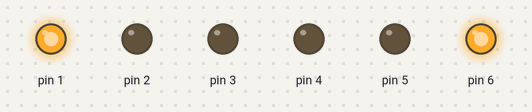
Simulated run of this sketch. Board: Arduino Uno, built with avr-gcc and run on an emulated ATmega328P. Parts: output pins drawn as LEDs (lit = HIGH).

Above: at 1.5 s.
At 3.2 s:
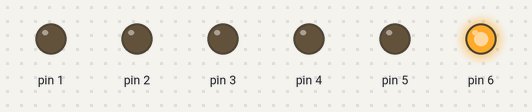
At 6.0 s:
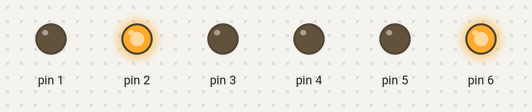
At 8.0 s:
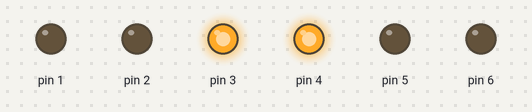
At 9.7 s:
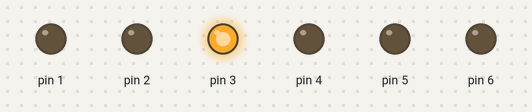
At 12.5 s:
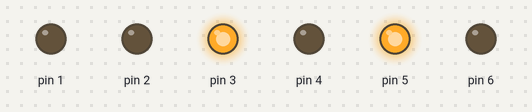
Timing chart, 0 to 16.9 s (numbered marks = the images above):
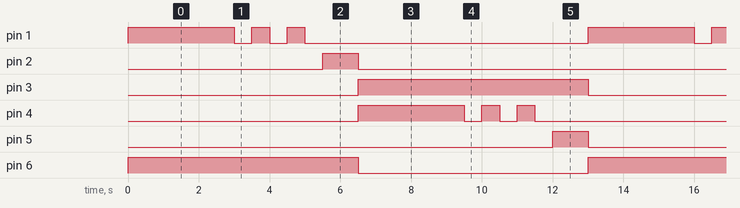

The sketch:

Ejercicio4.ino
```cpp
void setup() {

  for (int i = 1; i <= 6; i++) {
    pinMode(i, OUTPUT);
  }

}

void loop() {
  digitalWrite(3, LOW);
  digitalWrite(1, HIGH);
  if (digitalRead(1) == HIGH) {
    digitalWrite(6, HIGH);
    digitalWrite(5, LOW);
    digitalWrite(4, LOW);
  }

  delay(2500);

  cambioVerde1(1);

  digitalWrite(2, HIGH);
  delay(1000);

  digitalWrite(2, LOW);
  digitalWrite(3, HIGH);

  if (digitalRead(3) == HIGH) {
    digitalWrite(6, LOW);
    digitalWrite(5, LOW);
    digitalWrite(4, HIGH);
  }
  delay(2500);

  cambioVerde1(4);

  digitalWrite(4, LOW);
  digitalWrite(5, HIGH);
  delay(1000);

}

void cambioVerde1(int i) {
  int c = 1;
  while (c <= 3) {
    digitalWrite(i, HIGH);
    delay(500);
    digitalWrite(i, LOW);
    delay(500);
    c++;
  }


}
```

Measured:
- by itself, pin 1, pin 4: repeats every 13.0 s: 2 × (LOW 0.50 s, HIGH 0.50 s), LOW 8.0 s, HIGH 3.0 s
- by itself, pin 2, pin 5: alternates HIGH for 1.0 s and LOW for 12.0 s
- by itself, pin 3, pin 6: alternates HIGH for 6.5 s and LOW for 6.5 s
